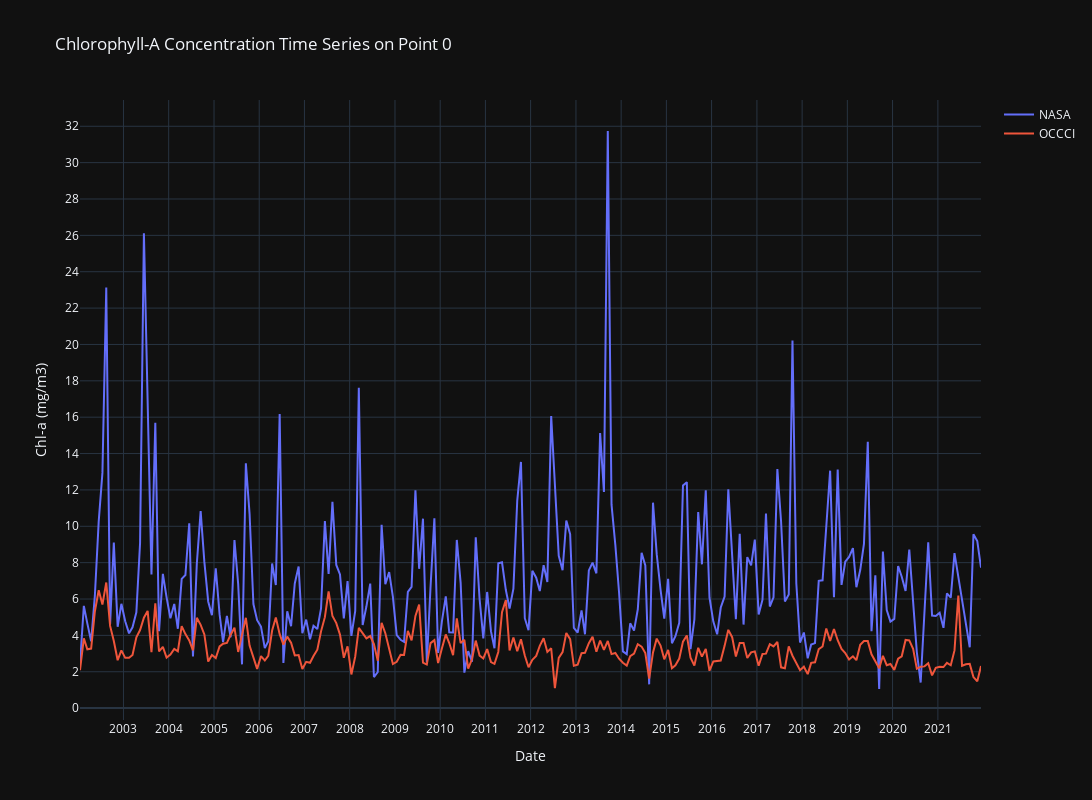
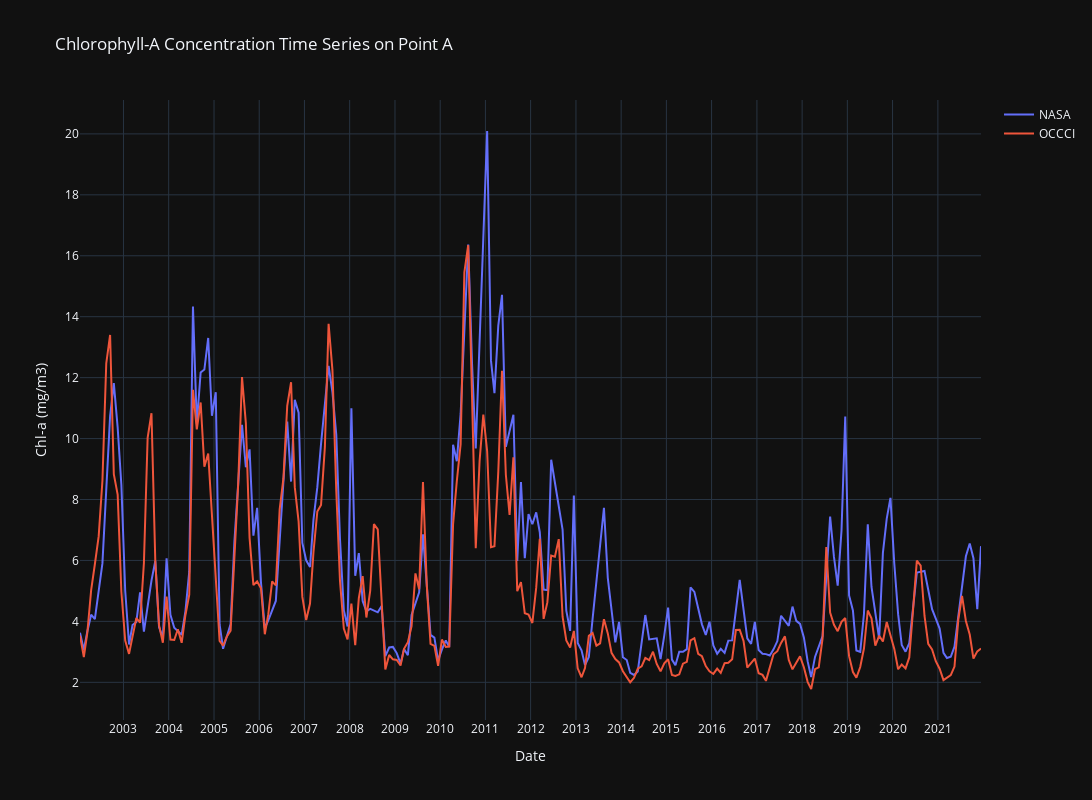
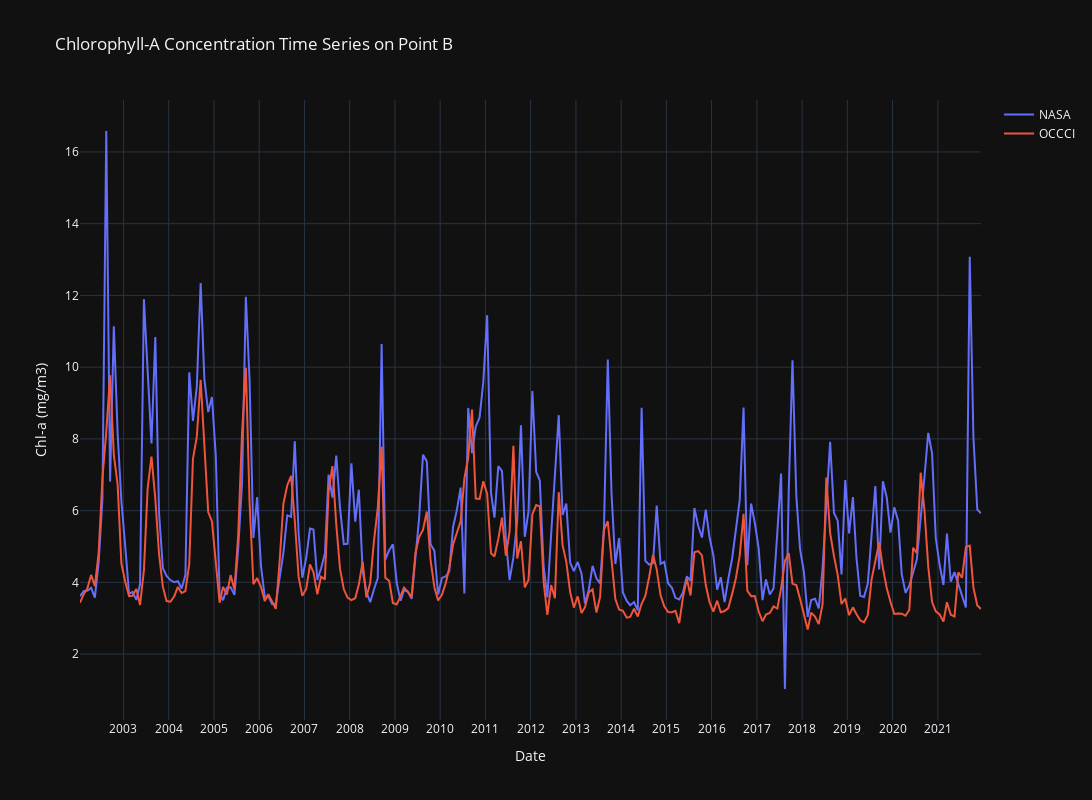

The code cell stored with these charts, in order, in its notebook:
### Markdown cell above
#### Comparison of all datasets: 1 graph per geopoint (A,B,C) and 2 lineplots per graph (NASA, OCCCI)

### Code cell
import plotly.graph_objs as go
import math

# Loop through each geopoint
for point in geopoint:
    df_nasa = geopoint[point]['chla_nasa']
    df_occci = geopoint[point]['chla_occci']
    # create traces for each dataset
    trace1 = go.Scatter(x=df_nasa['DATE-YMD'], y=df_nasa['NASA Chl-a (mg/m3)'], mode='lines', name='NASA')
    trace2 = go.Scatter(x=df_occci['DATE-YMD'], y=df_occci['OCCCI Chl-a (mg/m3)'], mode='lines', name='OCCCI')
    # create layout for the plot
    layout = go.Layout(title=f'Chlorophyll-A Concentration Time Series on Point {point}',
                       xaxis=dict(title='Date', dtick='M12'),
                       yaxis=dict(title='Chl-a (mg/m3)', dtick=2),
                       height = 800, width=1200,
                       template='plotly_dark')
    # create figure object and plot the traces
    fig = go.Figure(data=[trace1, trace2], layout=layout)
    fig.show()

### Figure 1 — Plotly figure (JSON) as saved in the notebook; plotly's stock layout.template omitted (floating-point values rounded to 4 significant figures; data arrays with more than 128 entries replaced by an {"elided": "..."} marker saying what was removed)
{"data": [{"mode": "lines", "name": "NASA", "type": "scatter", "x": {"elided": "234 str values"}, "y": {"elided": "234 float values"}}, {"mode": "lines", "name": "OCCCI", "type": "scatter", "x": {"elided": "240 str values"}, "y": {"elided": "240 float values"}}], "layout": {"height": 800, "title": {"text": "Chlorophyll-A Concentration Time Series on Point 0"}, "width": 1200, "xaxis": {"autorange": true, "dtick": "M12", "range": ["2002-01-15", "2021-12-15"], "title": {"text": "Date"}, "type": "date"}, "yaxis": {"autorange": true, "dtick": 2, "range": [-0.6539, 33.44], "title": {"text": "Chl-a (mg/m3)"}, "type": "linear"}}}

### Figure 2 — Plotly figure (JSON) as saved in the notebook; plotly's stock layout.template omitted (floating-point values rounded to 4 significant figures; data arrays with more than 128 entries replaced by an {"elided": "..."} marker saying what was removed)
{"data": [{"mode": "lines", "name": "NASA", "type": "scatter", "x": {"elided": "216 str values"}, "y": {"elided": "216 float values"}}, {"mode": "lines", "name": "OCCCI", "type": "scatter", "x": {"elided": "240 str values"}, "y": {"elided": "240 float values"}}], "layout": {"height": 800, "title": {"text": "Chlorophyll-A Concentration Time Series on Point A"}, "width": 1200, "xaxis": {"autorange": true, "dtick": "M12", "range": ["2002-01-15", "2021-12-15"], "title": {"text": "Date"}, "type": "date"}, "yaxis": {"autorange": true, "dtick": 2, "range": [0.7636, 21.11], "title": {"text": "Chl-a (mg/m3)"}, "type": "linear"}}}

### Figure 3 — Plotly figure (JSON) as saved in the notebook; plotly's stock layout.template omitted (floating-point values rounded to 4 significant figures; data arrays with more than 128 entries replaced by an {"elided": "..."} marker saying what was removed)
{"data": [{"mode": "lines", "name": "NASA", "type": "scatter", "x": {"elided": "230 str values"}, "y": {"elided": "230 float values"}}, {"mode": "lines", "name": "OCCCI", "type": "scatter", "x": {"elided": "240 str values"}, "y": {"elided": "240 float values"}}], "layout": {"height": 800, "title": {"text": "Chlorophyll-A Concentration Time Series on Point B"}, "width": 1200, "xaxis": {"autorange": true, "dtick": "M12", "range": ["2002-01-15", "2021-12-15"], "title": {"text": "Date"}, "type": "date"}, "yaxis": {"autorange": true, "dtick": 2, "range": [0.1627, 17.45], "title": {"text": "Chl-a (mg/m3)"}, "type": "linear"}}}
